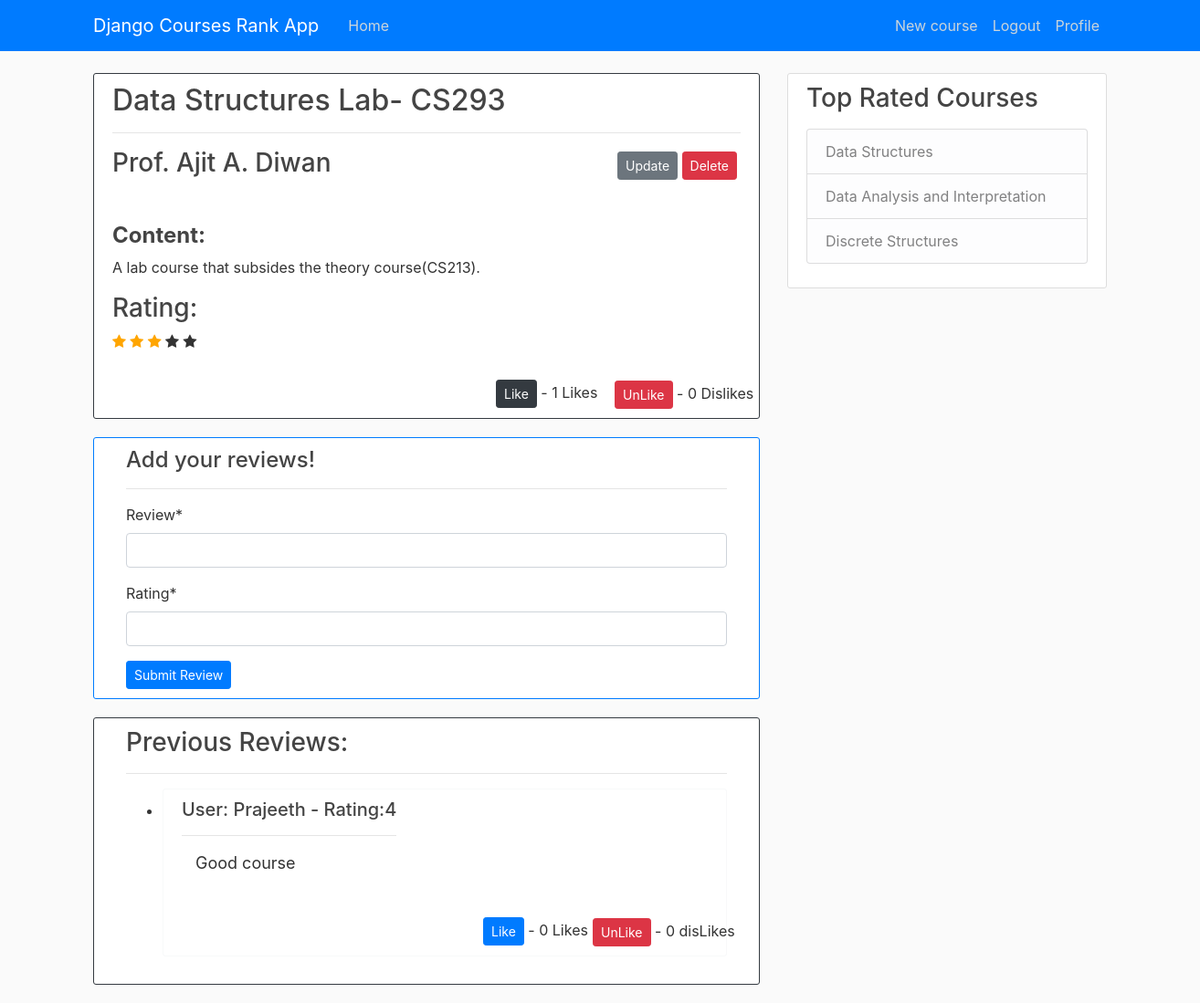
The app's page /course/7/ (signed in) with its own data.
### courses/models.py (models this page shows, shortened)
class Course(models.Model):
    course_name = models.CharField(max_length=40)
    course_instructor = models.CharField(max_length=50, default="")
    course_code = models.CharField(max_length=50)
    details = models.TextField()
    rating = models.IntegerField(default = 0)
    course_likes = models.ManyToManyField(User, related_name='likes', blank = True)
    course_dislikes = models.ManyToManyField(User, related_name='dislikes', blank = True)

class Reviews(models.Model):
    course=models.ForeignKey(Course,on_delete=models.CASCADE)
    course_rating=models.IntegerField(default = 0)
    course_review=models.CharField(max_length=150,null=True,blank=True)
    course_rater=models.ForeignKey(User,related_name="reviewer",on_delete=models.CASCADE)
    review_likes = models.ManyToManyField(User, related_name="review_likes", blank=True)
    review_dislikes = models.ManyToManyField(User, related_name="review_dislikes", blank = True)

### courses/views.py (the view)
# urls.py: path('course/<int:pk>/', CourseDetailView.as_view(), name = "courses_detail"),
class CourseDetailView(LoginRequiredMixin, DetailView):
    model = Course
    def get_context_data(self, *args, **kwargs):
        context = super(CourseDetailView, self).get_context_data()
        stuff = get_object_or_404(Course, pk = self.kwargs.get('pk'))
        liked = False
        if stuff.course_likes.filter(pk = self.request.user.pk).exists():
            liked = True
        disliked = False
        if stuff.course_dislikes.filter(pk = self.request.user.pk).exists():
            disliked = True
        context["total_likes"] = stuff.course_likes.count()
        context["total_dislikes"] = stuff.course_dislikes.count()
        context["liked"] = liked
        context["disliked"] = disliked
        context["form"]=CourseReviewForm()
        reviews=Reviews.objects.filter(course=stuff).order_by("-course_rating")
        context["reviews"] = reviews
        context["courses"] = Course.objects.all().order_by("-rating")
        context["rating_count"] = range(stuff.rating)
        context["non_rating_count"] = range(5 - stuff.rating)
        return context

### courses/forms.py
class CourseReviewForm(forms.Form):
    Review=forms.CharField(max_length=150,required=True)
    Rating=forms.IntegerField(validators=[
            MaxValueValidator(5),
            MinValueValidator(0)
        ])
    sender=forms.ModelChoiceField(queryset=User.objects,widget=forms.HiddenInput)
    class Meta:
        model = Reviews
        fields = ['Review','Rating']
        exclude=('sender',)

### courses/templates/courses/course_detail.html (shortened to what this page needs)
{% extends "courses/base.html" %}
{% load crispy_forms_tags %}
{% block content %}
    <article class="media content-section border border-dark">
        <div class="media-body">
            <h2><a class="article-title" href="#">{{ object.course_name }}</a>- {{ object.course_code }}</h2>
            <hr>
            <div class = "article meta-data" style = "position:absolute;right:40px">
                {% if user.is_superuser %}
                    <a clear = "right" class = "btn btn-secondary btn-sm mt-1 mb-1" href="{% url 'courses_update' object.pk %}">Update</a>
                    <a class = "btn btn-danger btn-sm mt-1 mb-1" href="{% url 'courses_delete' object.pk %}">Delete</a>
                {% endif %}
            </div>
            <h3 class="article-content">{{ object.course_instructor }}</h3>
            <p class="article-content">
                <h4><b>Content:</b></h4>
                {{ object.details }}
            </p>
            <h3 class="article-content">Rating:</h3>
                {% for i in rating_count %}
                    <span class = "fa fa-star" style="color:orange"></span>
                {% endfor %}
                {% for i in non_rating_count %}
                    <span class = "fa fa-star"></span>
                {% endfor %}
            <form action="{% url 'like_course' object.id %}" style = "position: relative;left:420px;top:30px;" method = "POST">
                <button type = "submit" value = '{{ object.id }}' class = "btn btn-dark btn-sm">
                    Like
                </button>
                - {{ total_likes }} Likes
            </form>
            <form action="{% url 'dislike_course' object.id %}" style = "position: relative;left:550px;top:0px;" method = "POST">
                <button type = "submit" value = '{{ object.id }}' class = "btn btn-danger btn-sm">
                    UnLike
                </button>
                - {{ total_dislikes }} Dislikes
            </form>
        </div>
    </article>
    <article class = "media content-section border border-primary">
        <div class = "container">
            <h4>Add your reviews!</h4>
            <hr>
            <form action="{% url 'form' object.pk %}" method="POST">
                {{ form|crispy }}
                <button type ="submit" style = "position: relative;left:0px;top:0px;" class="btn btn-primary btn-sm">
                    Submit Review
                </button>
            </form>
        </div>
    </article>
    {% if reviews.count %}
        <article class="media content-section border border-dark">
            <div class = "container">
            {% if reviews.count %}
                <h3>Previous Reviews: </h3>
                <hr>
                <ul>
                    {% for review in reviews %}
                    <li>
                        <article class="media content-section border border-light">
                        <div>
                            <h5>User: {{ review.course_rater.username }} - Rating:{{ review.course_rating }}</h5>
                        <hr>
                        <div class = "container" style="font-size: large;"><p>{{ review.course_review }}</p></div>
                        <form action="{% url 'like_review' review.pk %}" style = "position: relative;left:330px;top:30px;" method = "POST">
                            <button type = "submit" value = '{{ review.pk }}' class = "btn btn-primary btn-sm">
                                Like
                            </button>
                            - {{ review.review_likes.count }} Likes
                        </form>
                        <form action="{% url 'dislike_review' review.pk %}" style = "position: relative;left:450px;top:0px;" method = "POST">
                            <button type = "submit" value = '{{ review.pk }}' class = "btn btn-danger btn-sm">
                                UnLike
                            </button>
                            - {{ review.review_dislikes.count }} disLikes
                        </form>
                    </div>
                    </article>
                    </li>
                    {% endfor %}
                </ul>
            {% endif %}
            </div>
        </article>
    {% endif %}
{% endblock content %}

### courses/templates/courses/base.html (shortened to what this page needs)
{% load static %}
<!DOCTYPE html>
<html>
<head>
    <link rel="stylesheet" href="https://stackpath.bootstrapcdn.com/bootstrap/4.3.1/css/bootstrap.min.css">
    <link rel="stylesheet" type="text/css" href="{% static 'courses/main.css' %}">
    <link rel="stylesheet" href="https://cdnjs.cloudflare.com/ajax/libs/font-awesome/4.7.0/css/font-awesome.min.css">
</head>
<body>
    <header class="site-header">
    <nav class="navbar navbar-expand-md navbar-dark bg-primary   fixed-top">
        <div class="container">
        <a class="navbar-brand mr-4" href="{% url 'courses_home' %}">Django Courses Rank App</a>
        <div class="collapse navbar-collapse" id="navbarToggle">
            <div class="navbar-nav mr-auto">
            <a class="nav-item nav-link" href="{% url 'courses_home' %}">Home</a>
            </div>
            <div class="navbar-nav">
                {% if user.is_authenticated %}
                    {% if user.is_superuser %}
                        <a class = "nav-item nav-link" href = "{% url 'courses_create' %}">New course</a>
                    {% endif %}
                    <a class="nav-item nav-link" href="{% url 'logout' %}">Logout</a>
                    <a class="nav-item nav-link" href="{% url 'profile' %}">Profile</a>
                {% else %}
                    <a class="nav-item nav-link" href="{% url 'login' %}">Login</a>
                    <a class="nav-item nav-link" href="{% url 'register' %}">Register</a>
                {% endif %}
            </div>
        </div>
        </div>
    </nav>
    </header>
    <main role="main" class="container">
    <div class="row">
        <div class="col-md-8">
        {% block content %}{% endblock %}
        </div>
        <div class="col-md-4">
        <div class="content-section">
            <h3>Top Rated Courses</h3>
            <p class='text-muted'>
                <ul class="list-group">
                    <li class="list-group-item list-group-item-light">{{ courses.1.course_name }}</li>
                    <li class="list-group-item list-group-item-light">{{ courses.2.course_name }}</li>
                    <li class="list-group-item list-group-item-light">{{ courses.3.course_name }}</li>
                </ul>
            </p>
        </div>
        </div>
    </div>
    </main>
</body>
</html>

### courses/static/courses/main.css (style rules this page uses)
body { background: #fafafa; color: #333333; margin-top: 5rem; }
h1, h2, h3, h4, h5, h6 { color: #444444; }
ul { margin: 0; }
.site-header .navbar-nav .nav-link { color: #cbd5db; }
.content-section { background: #ffffff; padding: 10px 20px; border: 1px solid #dddddd; border-radius: 3px; margin-bottom: 20px; }
.article-title { color: #444444; }
.article-content { white-space: pre-line; }

### records on screen
Course: course_name "Data Structures Lab", course_code "CS293", course_instructor "Prof. Ajit A. Diwan", details "A lab course that subsides the theory course(CS213)."
Reviews: course_rater.username "Prajeeth", course_rating "4", course_review "Good course", review_likes.count "0", review_dislikes.count "0"
Course: course_name "Data Structures"
Course: course_name "Data Analysis and Interpretation"
Course: course_name "Discrete Structures"

### other values on screen
{{ total_likes }} "1"
{{ total_dislikes }} "0"
